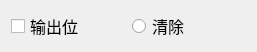
<?xml version="1.0" encoding="UTF-8"?>
<ui version="4.0">
 <class>ZSet_EleItemWid</class>
 <widget class="QWidget" name="ZSet_EleItemWid">
  <property name="geometry">
   <rect>
    <x>0</x>
    <y>0</y>
    <width>257</width>
    <height>48</height>
   </rect>
  </property>
  <property name="windowTitle">
   <string>Form</string>
  </property>
  <layout class="QHBoxLayout" name="horizontalLayout">
   <item>
    <widget class="QCheckBox" name="checkBox">
     <property name="font">
      <font>
       <family>微软雅黑</family>
       <pointsize>12</pointsize>
      </font>
     </property>
     <property name="text">
      <string>输出位</string>
     </property>
    </widget>
   </item>
   <item>
    <widget class="QRadioButton" name="cleanRadio">
     <property name="font">
      <font>
       <family>微软雅黑</family>
       <pointsize>12</pointsize>
      </font>
     </property>
     <property name="text">
      <string>清除</string>
     </property>
    </widget>
   </item>
  </layout>
 </widget>
 <resources/>
 <connections/>
</ui>
